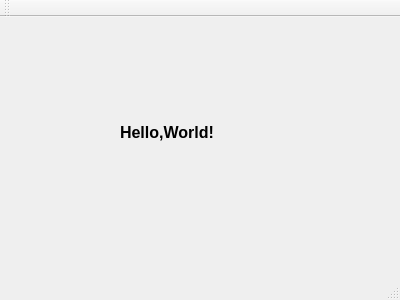
<?xml version="1.0" encoding="UTF-8"?>
<ui version="4.0">
 <class>MainWindow</class>
 <widget class="QMainWindow" name="MainWindow">
  <property name="geometry">
   <rect>
    <x>0</x>
    <y>0</y>
    <width>400</width>
    <height>300</height>
   </rect>
  </property>
  <property name="font">
   <font>
    <pointsize>12</pointsize>
    <weight>75</weight>
    <bold>true</bold>
   </font>
  </property>
  <property name="windowTitle">
   <string>MainWindow</string>
  </property>
  <widget class="QWidget" name="centralWidget">
   <widget class="QLabel" name="label">
    <property name="geometry">
     <rect>
      <x>120</x>
      <y>100</y>
      <width>111</width>
      <height>31</height>
     </rect>
    </property>
    <property name="text">
     <string>Hello,World!</string>
    </property>
   </widget>
  </widget>
  <widget class="QMenuBar" name="menuBar">
   <property name="geometry">
    <rect>
     <x>0</x>
     <y>0</y>
     <width>400</width>
     <height>28</height>
    </rect>
   </property>
  </widget>
  <widget class="QToolBar" name="mainToolBar">
   <attribute name="toolBarArea">
    <enum>TopToolBarArea</enum>
   </attribute>
   <attribute name="toolBarBreak">
    <bool>false</bool>
   </attribute>
  </widget>
  <widget class="QStatusBar" name="statusBar"/>
 </widget>
 <layoutdefault spacing="6" margin="11"/>
 <resources/>
 <connections/>
</ui>
